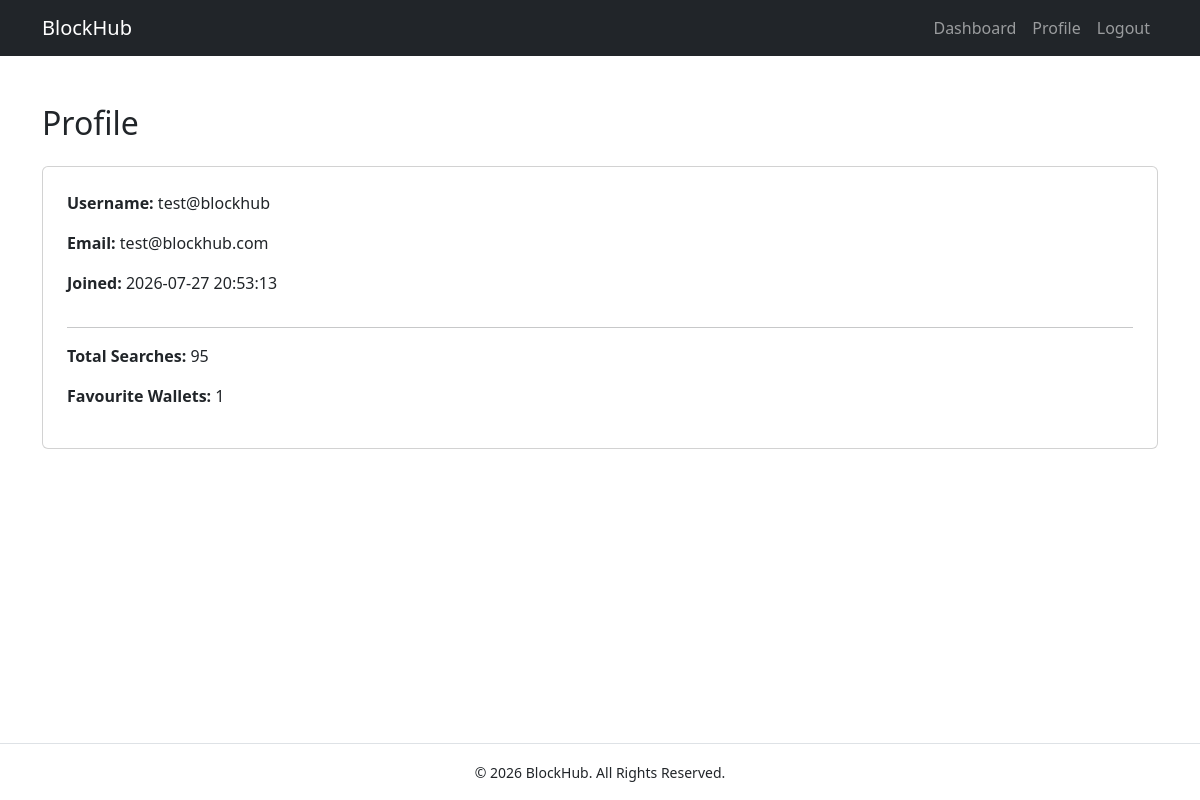
Screenshot of /profile (signed in) with the database file from the repository.
### tables this page shows
CREATE TABLE users (
    id INTEGER PRIMARY KEY AUTOINCREMENT,
    username TEXT NOT NULL UNIQUE,
    email TEXT NOT NULL UNIQUE,
    password_hash TEXT NOT NULL,
    created_at TIMESTAMP DEFAULT CURRENT_TIMESTAMP
);

### app.py (the view)
@app.route("/profile")
@login_required
def profile():
    conn = get_db_connection()
    user = conn.execute(
        """
        SELECT *
        FROM users
        WHERE id = ?
        """,
        (session["user_id"],)
    ).fetchone()
    total_searches = conn.execute(
        """
        SELECT COUNT(*)
        FROM search_history
        WHERE user_id = ?
        """,
        (session["user_id"],)
    ).fetchone()[0]
    total_favourites = conn.execute(
        """
        SELECT COUNT(*)
        FROM favourites
        WHERE user_id = ?
        """,
        (session["user_id"],)
    ).fetchone()[0]
    conn.close()
    return render_template(
        "profile.html",
        user=user,
        total_searches=total_searches,
        total_favourites=total_favourites
    )

### app.py (called while the page is built)
def get_db_connection():
    conn = sqlite3.connect(DATABASE)
    conn.row_factory = sqlite3.Row
    return conn

### helpers.py (called while the page is built)
def login_required(f):
    @wraps(f)
    def decorated_function(*args, **kwargs):
        if session.get("user_id") is None:
            return redirect("/login")
        return f(*args, **kwargs)
    return decorated_function

### templates/profile.html
{% extends "layout.html" %} {% block title %} Profile {% endblock %} {% block
content %}
<h2 class="mb-4">Profile</h2>
<div class="card p-4">
  <p><strong>Username:</strong> {{ user.username }}</p>
  <p><strong>Email:</strong> {{ user.email }}</p>
  <p><strong>Joined:</strong> {{ user.created_at }}</p>
  <hr />
  <p><strong>Total Searches:</strong> {{ total_searches }}</p>
  <p><strong>Favourite Wallets:</strong> {{ total_favourites }}</p>
</div>
{% endblock %}

### static/css/style.css (style rules this page uses)
body { min-height: 100vh; display: flex; flex-direction: column; }

### rows the page displays
users: username "test@blockhub", email "test@blockhub.com", created_at "2026-07-27 20:53:13"

### other values shown
{{ total_searches }} "95"
{{ total_favourites }} "1"
